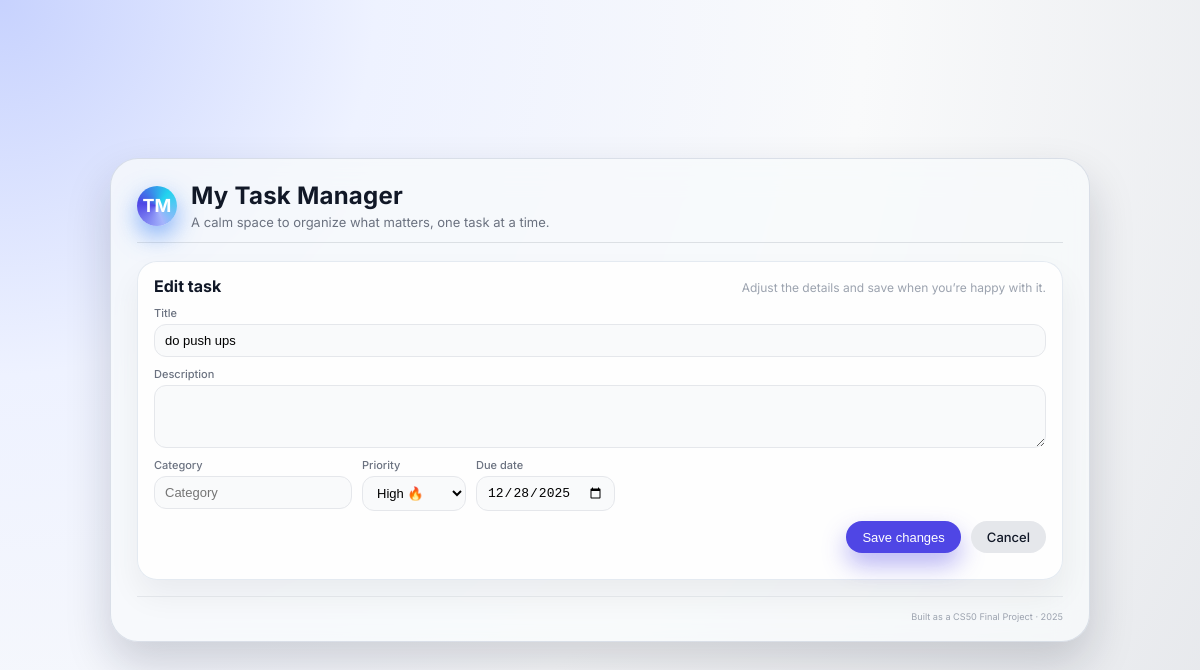
Page /edit/2 on the committed database.
### tables this page shows
CREATE TABLE tasks (
    id INTEGER PRIMARY KEY AUTOINCREMENT,
    title TEXT NOT NULL,
    description TEXT,
    category TEXT,
    priority INTEGER DEFAULT 2, -- 1 = high, 2 = normal, 3 = low
    due_date TEXT,              -- format: YYYY-MM-DD
    done INTEGER DEFAULT 0,     -- 0 = not done, 1 = done
    created_at TEXT DEFAULT CURRENT_TIMESTAMP
);

### app.py (the view, shortened to what this page needs)
@app.route("/edit/<int:task_id>", methods=["GET", "POST"])
def edit(task_id):
    conn = get_db()
    task = conn.execute("SELECT * FROM tasks WHERE id = ?", (task_id,)).fetchone()
    if task is None:
        return redirect(url_for("index"))
    return render_template("edit.html", task=task)

### app.py (called while the page is built)
def get_db():
    conn = sqlite3.connect(DB_NAME)
    conn.row_factory = sqlite3.Row  # so we can do row["title"]
    return conn

### templates/edit.html (shortened to what this page needs)
{% extends "base.html" %}
{% block content %}
<section class="edit-task card">
    <div class="card-header-row">
        <h2>Edit task</h2>
        <span class="card-hint">
            Adjust the details and save when you’re happy with it.
        </span>
    </div>
    <form action="{{ url_for('edit', task_id=task['id']) }}" method="post" class="task-form">
        <div class="row">
            <div class="input-with-label full">
                <span class="input-label">Title</span>
                <input type="text" name="title" value="{{ task['title'] }}" required>
            </div>
        </div>
        <div class="row">
            <div class="input-with-label full">
                <span class="input-label">Description</span>
                <textarea name="description" rows="3">{{ task['description'] or '' }}</textarea>
            </div>
        </div>
        <div class="row">
            <div class="input-with-label">
                <span class="input-label">Category</span>
                <input
                    type="text"
                    name="category"
                    value="{{ task['category'] or '' }}"
                    placeholder="Category"
                >
            </div>
            <div class="input-with-label">
                <span class="input-label">Priority</span>
                <select name="priority">
                    <option value="1" {% if task['priority'] == 1 %}selected{% endif %}>High 🔥</option>
                </select>
            </div>
            <div class="input-with-label">
                <span class="input-label">Due date</span>
                <input type="date" name="due_date" value="{{ task['due_date'] or '' }}">
            </div>
        </div>
        <div class="row actions-row">
            <button type="submit" class="btn primary">Save changes</button>
            <a href="{{ url_for('index') }}" class="btn secondary">Cancel</a>
        </div>
    </form>
</section>
{% endblock %}

### static/style.css (style rules this page uses)
:root { --bg-gradient: radial-gradient(circle at top left, #c7d2fe 0, #eef2ff 26%, #f9fafb 60%, #e5e7eb 100%); --card-bg: rgba(255, 255, 255, 0.9); --card-border: rgba(226, 232, 240, 0.9); --primary: #4f46e5; --primary-soft: #eef2ff; --primary-dark: #4338ca; --danger: #ef4444; --danger-dark: #dc2626; --text-main: #111827; --text-muted: #6b7280; --text-soft: #9ca3af; --shadow-soft: 0 22px 45px rgba(15, 23, 42, 0.18); }
* { box-sizing: border-box; }
body { margin: 0; padding: 0; direction: ltr; font-family: "Inter", system-ui, -apple-system, BlinkMacSystemFont, "Segoe UI", sans-serif; background: var(--bg-gradient); color: var(--text-main); }
.card { background: var(--card-bg); border-radius: 20px; padding: 14px 16px 16px; border: 1px solid var(--card-border); margin-bottom: 12px; box-shadow: 0 16px 32px rgba(15, 23, 42, 0.06); }
.card-header-row { display: flex; justify-content: space-between; align-items: baseline; gap: 12px; margin-bottom: 10px; }
.card-header-row h2 { margin: 0; font-size: 16px; }
.card-hint { font-size: 12px; color: var(--text-soft); }
.input-with-label { display: flex; flex-direction: column; gap: 4px; }
.input-with-label.full { flex: 1 1 100%; }
.input-label { font-size: 11px; font-weight: 500; color: var(--text-muted); }
.task-form input[type="text"], .task-form input[type="date"], .task-form textarea, .task-form select { border-radius: 12px; border: 1px solid #e5e7eb; font-size: 13px; padding: 8px 10px; outline: none; background: #f9fafb; transition: border-color 0.18s ease, box-shadow 0.18s ease; }
.task-form textarea { resize: vertical; min-height: 54px; }
.btn, button { border-radius: 999px; border: none; padding: 8px 16px; font-size: 13px; cursor: pointer; font-weight: 500; text-decoration: none; display: inline-flex; align-items: center; justify-content: center; gap: 6px; transition: background-color 0.18s ease, transform 0.15s ease, box-shadow 0.18s ease; }
.btn.primary, button.btn-primary, button[type="submit"].btn, button[type="submit"] { background: var(--primary); color: white; box-shadow: 0 12px 24px rgba(79, 70, 229, 0.4); }
.btn.secondary { background: #e5e7eb; color: #111827; }
.task-form .row { display: flex; flex-wrap: wrap; gap: 10px; margin-bottom: 10px; }
.actions-row { justify-content: flex-end; }
.edit-task .task-form { margin-top: 4px; }

### rows in the picture
tasks: title "do push ups", priority "High 🔥", due_date "12/28/2025"

### other values in the picture
{{ 2025 }} "2025"
